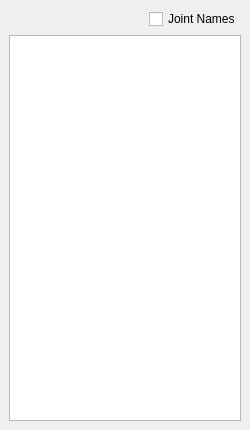
<?xml version="1.0" encoding="UTF-8"?>
<ui version="4.0">
 <class>TreeView</class>
 <widget class="QDockWidget" name="TreeView">
  <property name="geometry">
   <rect>
    <x>0</x>
    <y>0</y>
    <width>250</width>
    <height>430</height>
   </rect>
  </property>
  <property name="sizePolicy">
   <sizepolicy hsizetype="Fixed" vsizetype="Preferred">
    <horstretch>0</horstretch>
    <verstretch>0</verstretch>
   </sizepolicy>
  </property>
  <property name="minimumSize">
   <size>
    <width>250</width>
    <height>400</height>
   </size>
  </property>
  <property name="maximumSize">
   <size>
    <width>250</width>
    <height>1000</height>
   </size>
  </property>
  <property name="styleSheet">
   <string notr="true">QDockWidget { 
   font: 0.5pt &quot;Ubuntu&quot;;
   color:rgb(255, 255, 255);
}
QDockWidget::title {
     text-align: left;
     subcontrol-position: top left;
     position: absolute;
     top: 0px; left: 0px; bottom: 0px;
 }
QDockWidget::close-button, QDockWidget::float-button {
    icon-size: 14px; /* maximum icon size */
 }
QDockWidget::close-button {
     subcontrol-position: top right;
     position: absolute;
     top: 0px; right: 5px; bottom: 0px;
     width: 14px;
 }

QDockWidget::float-button {
     subcontrol-position: top right;
     position: absolute;
     top: 0px; right: 20px; bottom: 0px;
     width: 14px;
 }</string>
  </property>
  <property name="allowedAreas">
   <set>Qt::LeftDockWidgetArea|Qt::RightDockWidgetArea</set>
  </property>
  <property name="windowTitle">
   <string>Object Explorer</string>
  </property>
  <widget class="QWidget" name="dockWidgetContents">
   <layout class="QVBoxLayout" name="verticalLayout">
    <item alignment="Qt::AlignRight">
     <widget class="QCheckBox" name="checkBox">
      <property name="toolTip">
       <string extracomment="click on this to see joint names instead of body node names"/>
      </property>
      <property name="statusTip">
       <string/>
      </property>
      <property name="text">
       <string>Joint Names</string>
      </property>
     </widget>
    </item>
    <item>
     <widget class="QTreeWidget" name="treeWidget">
      <property name="sizePolicy">
       <sizepolicy hsizetype="Expanding" vsizetype="Expanding">
        <horstretch>0</horstretch>
        <verstretch>0</verstretch>
       </sizepolicy>
      </property>
      <attribute name="headerVisible">
       <bool>false</bool>
      </attribute>
      <column>
       <property name="text">
        <string notr="true">1</string>
       </property>
      </column>
     </widget>
    </item>
   </layout>
  </widget>
 </widget>
 <resources/>
 <connections/>
</ui>
